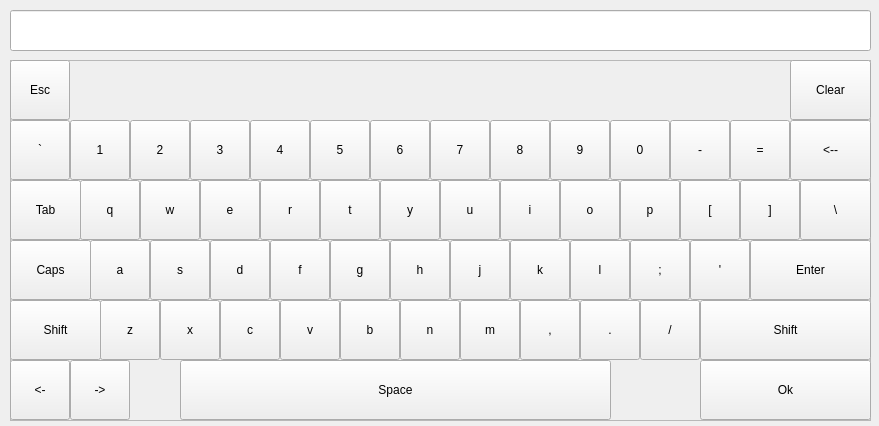
<?xml version="1.0" encoding="UTF-8"?>
<ui version="4.0">
 <class>Keyboard</class>
 <widget class="QWidget" name="Keyboard">
  <property name="geometry">
   <rect>
    <x>0</x>
    <y>0</y>
    <width>879</width>
    <height>426</height>
   </rect>
  </property>
  <property name="windowTitle">
   <string>Keyboard</string>
  </property>
  <widget class="QFrame" name="keyholder">
   <property name="geometry">
    <rect>
     <x>10</x>
     <y>60</y>
     <width>861</width>
     <height>361</height>
    </rect>
   </property>
   <property name="focusPolicy">
    <enum>Qt::NoFocus</enum>
   </property>
   <property name="statusTip">
    <string/>
   </property>
   <property name="frameShape">
    <enum>QFrame::StyledPanel</enum>
   </property>
   <property name="frameShadow">
    <enum>QFrame::Raised</enum>
   </property>
   <widget class="QPushButton" name="btn_backquote">
    <property name="geometry">
     <rect>
      <x>0</x>
      <y>60</y>
      <width>60</width>
      <height>60</height>
     </rect>
    </property>
    <property name="focusPolicy">
     <enum>Qt::NoFocus</enum>
    </property>
    <property name="statusTip">
     <string notr="true"/>
    </property>
    <property name="text">
     <string notr="true">`</string>
    </property>
    <property name="btnMode" stdset="0">
     <number>1</number>
    </property>
    <property name="btnNormal" stdset="0">
     <string notr="true">`</string>
    </property>
    <property name="btnShift" stdset="0">
     <string notr="true">~</string>
    </property>
   </widget>
   <widget class="QPushButton" name="btn_1">
    <property name="geometry">
     <rect>
      <x>60</x>
      <y>60</y>
      <width>60</width>
      <height>60</height>
     </rect>
    </property>
    <property name="focusPolicy">
     <enum>Qt::NoFocus</enum>
    </property>
    <property name="statusTip">
     <string notr="true"/>
    </property>
    <property name="text">
     <string notr="true">1</string>
    </property>
    <property name="btnMode" stdset="0">
     <number>1</number>
    </property>
    <property name="btnNormal" stdset="0">
     <string notr="true">1</string>
    </property>
    <property name="btnShift" stdset="0">
     <string notr="true">!</string>
    </property>
   </widget>
   <widget class="QPushButton" name="btn_2">
    <property name="geometry">
     <rect>
      <x>120</x>
      <y>60</y>
      <width>60</width>
      <height>60</height>
     </rect>
    </property>
    <property name="focusPolicy">
     <enum>Qt::NoFocus</enum>
    </property>
    <property name="statusTip">
     <string notr="true"/>
    </property>
    <property name="text">
     <string notr="true">2</string>
    </property>
    <property name="btnMode" stdset="0">
     <number>1</number>
    </property>
    <property name="btnNormal" stdset="0">
     <string notr="true">2</string>
    </property>
    <property name="btnShift" stdset="0">
     <string notr="true">@</string>
    </property>
   </widget>
   <widget class="QPushButton" name="btn_3">
    <property name="geometry">
     <rect>
      <x>180</x>
      <y>60</y>
      <width>60</width>
      <height>60</height>
     </rect>
    </property>
    <property name="focusPolicy">
     <enum>Qt::NoFocus</enum>
    </property>
    <property name="statusTip">
     <string notr="true"/>
    </property>
    <property name="text">
     <string notr="true">3</string>
    </property>
    <property name="btnMode" stdset="0">
     <number>1</number>
    </property>
    <property name="btnNormal" stdset="0">
     <string notr="true">3</string>
    </property>
    <property name="btnShift" stdset="0">
     <string notr="true">#</string>
    </property>
   </widget>
   <widget class="QPushButton" name="btn_4">
    <property name="geometry">
     <rect>
      <x>240</x>
      <y>60</y>
      <width>60</width>
      <height>60</height>
     </rect>
    </property>
    <property name="focusPolicy">
     <enum>Qt::NoFocus</enum>
    </property>
    <property name="statusTip">
     <string notr="true"/>
    </property>
    <property name="text">
     <string notr="true">4</string>
    </property>
    <property name="btnMode" stdset="0">
     <number>1</number>
    </property>
    <property name="btnNormal" stdset="0">
     <string notr="true">4</string>
    </property>
    <property name="btnShift" stdset="0">
     <string notr="true">$</string>
    </property>
   </widget>
   <widget class="QPushButton" name="btn_5">
    <property name="geometry">
     <rect>
      <x>300</x>
      <y>60</y>
      <width>60</width>
      <height>60</height>
     </rect>
    </property>
    <property name="focusPolicy">
     <enum>Qt::NoFocus</enum>
    </property>
    <property name="statusTip">
     <string notr="true"/>
    </property>
    <property name="text">
     <string notr="true">5</string>
    </property>
    <property name="btnMode" stdset="0">
     <number>1</number>
    </property>
    <property name="btnNormal" stdset="0">
     <string notr="true">5</string>
    </property>
    <property name="btnShift" stdset="0">
     <string notr="true">%</string>
    </property>
   </widget>
   <widget class="QPushButton" name="btn_6">
    <property name="geometry">
     <rect>
      <x>360</x>
      <y>60</y>
      <width>60</width>
      <height>60</height>
     </rect>
    </property>
    <property name="focusPolicy">
     <enum>Qt::NoFocus</enum>
    </property>
    <property name="statusTip">
     <string notr="true"/>
    </property>
    <property name="text">
     <string notr="true">6</string>
    </property>
    <property name="btnMode" stdset="0">
     <number>1</number>
    </property>
    <property name="btnNormal" stdset="0">
     <string notr="true">6</string>
    </property>
    <property name="btnShift" stdset="0">
     <string notr="true">^</string>
    </property>
   </widget>
   <widget class="QPushButton" name="btn_7">
    <property name="geometry">
     <rect>
      <x>420</x>
      <y>60</y>
      <width>60</width>
      <height>60</height>
     </rect>
    </property>
    <property name="focusPolicy">
     <enum>Qt::NoFocus</enum>
    </property>
    <property name="statusTip">
     <string notr="true"/>
    </property>
    <property name="text">
     <string notr="true">7</string>
    </property>
    <property name="btnMode" stdset="0">
     <number>1</number>
    </property>
    <property name="btnNormal" stdset="0">
     <string notr="true">7</string>
    </property>
    <property name="btnShift" stdset="0">
     <string notr="true">&amp;&amp;</string>
    </property>
   </widget>
   <widget class="QPushButton" name="btn_8">
    <property name="geometry">
     <rect>
      <x>480</x>
      <y>60</y>
      <width>60</width>
      <height>60</height>
     </rect>
    </property>
    <property name="focusPolicy">
     <enum>Qt::NoFocus</enum>
    </property>
    <property name="statusTip">
     <string notr="true"/>
    </property>
    <property name="text">
     <string notr="true">8</string>
    </property>
    <property name="btnMode" stdset="0">
     <number>1</number>
    </property>
    <property name="btnNormal" stdset="0">
     <string notr="true">8</string>
    </property>
    <property name="btnShift" stdset="0">
     <string notr="true">*</string>
    </property>
   </widget>
   <widget class="QPushButton" name="btn_9">
    <property name="geometry">
     <rect>
      <x>540</x>
      <y>60</y>
      <width>60</width>
      <height>60</height>
     </rect>
    </property>
    <property name="focusPolicy">
     <enum>Qt::NoFocus</enum>
    </property>
    <property name="statusTip">
     <string notr="true"/>
    </property>
    <property name="text">
     <string notr="true">9</string>
    </property>
    <property name="btnMode" stdset="0">
     <number>1</number>
    </property>
    <property name="btnNormal" stdset="0">
     <string notr="true">9</string>
    </property>
    <property name="btnShift" stdset="0">
     <string notr="true">(</string>
    </property>
   </widget>
   <widget class="QPushButton" name="btn_0">
    <property name="geometry">
     <rect>
      <x>600</x>
      <y>60</y>
      <width>60</width>
      <height>60</height>
     </rect>
    </property>
    <property name="focusPolicy">
     <enum>Qt::NoFocus</enum>
    </property>
    <property name="statusTip">
     <string notr="true"/>
    </property>
    <property name="text">
     <string notr="true">0</string>
    </property>
    <property name="btnMode" stdset="0">
     <number>1</number>
    </property>
    <property name="btnNormal" stdset="0">
     <string notr="true">0</string>
    </property>
    <property name="btnShift" stdset="0">
     <string notr="true">)</string>
    </property>
   </widget>
   <widget class="QPushButton" name="btn_dash">
    <property name="geometry">
     <rect>
      <x>660</x>
      <y>60</y>
      <width>60</width>
      <height>60</height>
     </rect>
    </property>
    <property name="focusPolicy">
     <enum>Qt::NoFocus</enum>
    </property>
    <property name="statusTip">
     <string notr="true"/>
    </property>
    <property name="text">
     <string notr="true">-</string>
    </property>
    <property name="btnMode" stdset="0">
     <number>1</number>
    </property>
    <property name="btnNormal" stdset="0">
     <string notr="true">-</string>
    </property>
    <property name="btnShift" stdset="0">
     <string notr="true">_</string>
    </property>
   </widget>
   <widget class="QPushButton" name="btn_equal">
    <property name="geometry">
     <rect>
      <x>720</x>
      <y>60</y>
      <width>60</width>
      <height>60</height>
     </rect>
    </property>
    <property name="focusPolicy">
     <enum>Qt::NoFocus</enum>
    </property>
    <property name="statusTip">
     <string notr="true"/>
    </property>
    <property name="text">
     <string notr="true">=</string>
    </property>
    <property name="btnMode" stdset="0">
     <number>1</number>
    </property>
    <property name="btnNormal" stdset="0">
     <string notr="true">=</string>
    </property>
    <property name="btnShift" stdset="0">
     <string notr="true">+</string>
    </property>
   </widget>
   <widget class="QPushButton" name="btn_q">
    <property name="geometry">
     <rect>
      <x>70</x>
      <y>120</y>
      <width>60</width>
      <height>60</height>
     </rect>
    </property>
    <property name="focusPolicy">
     <enum>Qt::NoFocus</enum>
    </property>
    <property name="statusTip">
     <string notr="true"/>
    </property>
    <property name="text">
     <string notr="true">q</string>
    </property>
    <property name="btnMode" stdset="0">
     <number>0</number>
    </property>
    <property name="btnNormal" stdset="0">
     <string notr="true">q</string>
    </property>
    <property name="btnShift" stdset="0">
     <string notr="true">Q</string>
    </property>
   </widget>
   <widget class="QPushButton" name="btn_w">
    <property name="geometry">
     <rect>
      <x>130</x>
      <y>120</y>
      <width>60</width>
      <height>60</height>
     </rect>
    </property>
    <property name="focusPolicy">
     <enum>Qt::NoFocus</enum>
    </property>
    <property name="statusTip">
     <string notr="true"/>
    </property>
    <property name="text">
     <string notr="true">w</string>
    </property>
    <property name="btnMode" stdset="0">
     <number>0</number>
    </property>
    <property name="btnNormal" stdset="0">
     <string notr="true">w</string>
    </property>
    <property name="btnShift" stdset="0">
     <string notr="true">W</string>
    </property>
   </widget>
   <widget class="QPushButton" name="btn_e">
    <property name="geometry">
     <rect>
      <x>190</x>
      <y>120</y>
      <width>60</width>
      <height>60</height>
     </rect>
    </property>
    <property name="focusPolicy">
     <enum>Qt::NoFocus</enum>
    </property>
    <property name="statusTip">
     <string notr="true"/>
    </property>
    <property name="text">
     <string notr="true">e</string>
    </property>
    <property name="btnMode" stdset="0">
     <number>0</number>
    </property>
    <property name="btnNormal" stdset="0">
     <string notr="true">e</string>
    </property>
    <property name="btnShift" stdset="0">
     <string notr="true">E</string>
    </property>
   </widget>
   <widget class="QPushButton" name="btn_r">
    <property name="geometry">
     <rect>
      <x>250</x>
      <y>120</y>
      <width>60</width>
      <height>60</height>
     </rect>
    </property>
    <property name="focusPolicy">
     <enum>Qt::NoFocus</enum>
    </property>
    <property name="statusTip">
     <string notr="true"/>
    </property>
    <property name="text">
     <string notr="true">r</string>
    </property>
    <property name="btnMode" stdset="0">
     <number>0</number>
    </property>
    <property name="btnNormal" stdset="0">
     <string notr="true">r</string>
    </property>
    <property name="btnShift" stdset="0">
     <string notr="true">R</string>
    </property>
   </widget>
   <widget class="QPushButton" name="btn_t">
    <property name="geometry">
     <rect>
      <x>310</x>
      <y>120</y>
      <width>60</width>
      <height>60</height>
     </rect>
    </property>
    <property name="focusPolicy">
     <enum>Qt::NoFocus</enum>
    </property>
    <property name="statusTip">
     <string notr="true"/>
    </property>
    <property name="text">
     <string notr="true">t</string>
    </property>
    <property name="btnMode" stdset="0">
     <number>0</number>
    </property>
    <property name="btnNormal" stdset="0">
     <string notr="true">t</string>
    </property>
    <property name="btnShift" stdset="0">
     <string notr="true">T</string>
    </property>
   </widget>
   <widget class="QPushButton" name="btn_y">
    <property name="geometry">
     <rect>
      <x>370</x>
      <y>120</y>
      <width>60</width>
      <height>60</height>
     </rect>
    </property>
    <property name="focusPolicy">
     <enum>Qt::NoFocus</enum>
    </property>
    <property name="statusTip">
     <string notr="true"/>
    </property>
    <property name="text">
     <string notr="true">y</string>
    </property>
    <property name="btnMode" stdset="0">
     <number>0</number>
    </property>
    <property name="btnNormal" stdset="0">
     <string notr="true">y</string>
    </property>
    <property name="btnShift" stdset="0">
     <string notr="true">Y</string>
    </property>
   </widget>
   <widget class="QPushButton" name="btn_u">
    <property name="geometry">
     <rect>
      <x>430</x>
      <y>120</y>
      <width>60</width>
      <height>60</height>
     </rect>
    </property>
    <property name="focusPolicy">
     <enum>Qt::NoFocus</enum>
    </property>
    <property name="statusTip">
     <string notr="true"/>
    </property>
    <property name="text">
     <string notr="true">u</string>
    </property>
    <property name="btnMode" stdset="0">
     <number>0</number>
    </property>
    <property name="btnNormal" stdset="0">
     <string notr="true">u</string>
    </property>
    <property name="btnShift" stdset="0">
     <string notr="true">U</string>
    </property>
   </widget>
   <widget class="QPushButton" name="btn_i">
    <property name="geometry">
     <rect>
      <x>490</x>
      <y>120</y>
      <width>60</width>
      <height>60</height>
     </rect>
    </property>
    <property name="focusPolicy">
     <enum>Qt::NoFocus</enum>
    </property>
    <property name="statusTip">
     <string notr="true"/>
    </property>
    <property name="text">
     <string notr="true">i</string>
    </property>
    <property name="btnMode" stdset="0">
     <number>0</number>
    </property>
    <property name="btnNormal" stdset="0">
     <string notr="true">i</string>
    </property>
    <property name="btnShift" stdset="0">
     <string notr="true">I</string>
    </property>
   </widget>
   <widget class="QPushButton" name="btn_o">
    <property name="geometry">
     <rect>
      <x>550</x>
      <y>120</y>
      <width>60</width>
      <height>60</height>
     </rect>
    </property>
    <property name="focusPolicy">
     <enum>Qt::NoFocus</enum>
    </property>
    <property name="statusTip">
     <string notr="true"/>
    </property>
    <property name="text">
     <string notr="true">o</string>
    </property>
    <property name="btnMode" stdset="0">
     <number>0</number>
    </property>
    <property name="btnNormal" stdset="0">
     <string notr="true">o</string>
    </property>
    <property name="btnShift" stdset="0">
     <string notr="true">O</string>
    </property>
   </widget>
   <widget class="QPushButton" name="btn_backslash">
    <property name="geometry">
     <rect>
      <x>790</x>
      <y>120</y>
      <width>71</width>
      <height>60</height>
     </rect>
    </property>
    <property name="focusPolicy">
     <enum>Qt::NoFocus</enum>
    </property>
    <property name="statusTip">
     <string notr="true"/>
    </property>
    <property name="text">
     <string notr="true">\</string>
    </property>
    <property name="btnMode" stdset="0">
     <number>1</number>
    </property>
    <property name="btnNormal" stdset="0">
     <string notr="true">\</string>
    </property>
    <property name="btnShift" stdset="0">
     <string notr="true">|</string>
    </property>
   </widget>
   <widget class="QPushButton" name="btn_p">
    <property name="geometry">
     <rect>
      <x>610</x>
      <y>120</y>
      <width>60</width>
      <height>60</height>
     </rect>
    </property>
    <property name="focusPolicy">
     <enum>Qt::NoFocus</enum>
    </property>
    <property name="statusTip">
     <string notr="true"/>
    </property>
    <property name="text">
     <string notr="true">p</string>
    </property>
    <property name="btnMode" stdset="0">
     <number>0</number>
    </property>
    <property name="btnNormal" stdset="0">
     <string notr="true">p</string>
    </property>
    <property name="btnShift" stdset="0">
     <string notr="true">P</string>
    </property>
   </widget>
   <widget class="QPushButton" name="btn_endbracket">
    <property name="geometry">
     <rect>
      <x>730</x>
      <y>120</y>
      <width>60</width>
      <height>60</height>
     </rect>
    </property>
    <property name="focusPolicy">
     <enum>Qt::NoFocus</enum>
    </property>
    <property name="statusTip">
     <string notr="true"/>
    </property>
    <property name="text">
     <string notr="true">]</string>
    </property>
    <property name="btnMode" stdset="0">
     <number>1</number>
    </property>
    <property name="btnNormal" stdset="0">
     <string notr="true">]</string>
    </property>
    <property name="btnShift" stdset="0">
     <string notr="true">}</string>
    </property>
   </widget>
   <widget class="QPushButton" name="btn_startbracket">
    <property name="geometry">
     <rect>
      <x>670</x>
      <y>120</y>
      <width>60</width>
      <height>60</height>
     </rect>
    </property>
    <property name="focusPolicy">
     <enum>Qt::NoFocus</enum>
    </property>
    <property name="statusTip">
     <string notr="true"/>
    </property>
    <property name="text">
     <string notr="true">[</string>
    </property>
    <property name="btnMode" stdset="0">
     <number>1</number>
    </property>
    <property name="btnNormal" stdset="0">
     <string notr="true">[</string>
    </property>
    <property name="btnShift" stdset="0">
     <string notr="true">{</string>
    </property>
   </widget>
   <widget class="QPushButton" name="btn_l">
    <property name="geometry">
     <rect>
      <x>560</x>
      <y>180</y>
      <width>60</width>
      <height>60</height>
     </rect>
    </property>
    <property name="focusPolicy">
     <enum>Qt::NoFocus</enum>
    </property>
    <property name="statusTip">
     <string notr="true"/>
    </property>
    <property name="text">
     <string notr="true">l</string>
    </property>
    <property name="btnMode" stdset="0">
     <number>0</number>
    </property>
    <property name="btnNormal" stdset="0">
     <string notr="true">l</string>
    </property>
    <property name="btnShift" stdset="0">
     <string notr="true">L</string>
    </property>
   </widget>
   <widget class="QPushButton" name="btn_f">
    <property name="geometry">
     <rect>
      <x>260</x>
      <y>180</y>
      <width>60</width>
      <height>60</height>
     </rect>
    </property>
    <property name="focusPolicy">
     <enum>Qt::NoFocus</enum>
    </property>
    <property name="statusTip">
     <string notr="true"/>
    </property>
    <property name="text">
     <string notr="true">f</string>
    </property>
    <property name="btnMode" stdset="0">
     <number>0</number>
    </property>
    <property name="btnNormal" stdset="0">
     <string notr="true">f</string>
    </property>
    <property name="btnShift" stdset="0">
     <string notr="true">F</string>
    </property>
   </widget>
   <widget class="QPushButton" name="btn_k">
    <property name="geometry">
     <rect>
      <x>500</x>
      <y>180</y>
      <width>60</width>
      <height>60</height>
     </rect>
    </property>
    <property name="focusPolicy">
     <enum>Qt::NoFocus</enum>
    </property>
    <property name="statusTip">
     <string notr="true"/>
    </property>
    <property name="text">
     <string notr="true">k</string>
    </property>
    <property name="btnMode" stdset="0">
     <number>0</number>
    </property>
    <property name="btnNormal" stdset="0">
     <string notr="true">k</string>
    </property>
    <property name="btnShift" stdset="0">
     <string notr="true">K</string>
    </property>
   </widget>
   <widget class="QPushButton" name="btn_d">
    <property name="geometry">
     <rect>
      <x>200</x>
      <y>180</y>
      <width>60</width>
      <height>60</height>
     </rect>
    </property>
    <property name="focusPolicy">
     <enum>Qt::NoFocus</enum>
    </property>
    <property name="statusTip">
     <string notr="true"/>
    </property>
    <property name="text">
     <string notr="true">d</string>
    </property>
    <property name="btnMode" stdset="0">
     <number>0</number>
    </property>
    <property name="btnNormal" stdset="0">
     <string notr="true">d</string>
    </property>
    <property name="btnShift" stdset="0">
     <string notr="true">D</string>
    </property>
   </widget>
   <widget class="QPushButton" name="btn_g">
    <property name="geometry">
     <rect>
      <x>320</x>
      <y>180</y>
      <width>60</width>
      <height>60</height>
     </rect>
    </property>
    <property name="focusPolicy">
     <enum>Qt::NoFocus</enum>
    </property>
    <property name="statusTip">
     <string notr="true"/>
    </property>
    <property name="text">
     <string notr="true">g</string>
    </property>
    <property name="btnMode" stdset="0">
     <number>0</number>
    </property>
    <property name="btnNormal" stdset="0">
     <string notr="true">g</string>
    </property>
    <property name="btnShift" stdset="0">
     <string notr="true">G</string>
    </property>
   </widget>
   <widget class="QPushButton" name="btn_a">
    <property name="geometry">
     <rect>
      <x>80</x>
      <y>180</y>
      <width>60</width>
      <height>60</height>
     </rect>
    </property>
    <property name="focusPolicy">
     <enum>Qt::NoFocus</enum>
    </property>
    <property name="statusTip">
     <string notr="true"/>
    </property>
    <property name="text">
     <string notr="true">a</string>
    </property>
    <property name="btnMode" stdset="0">
     <number>0</number>
    </property>
    <property name="btnNormal" stdset="0">
     <string notr="true">a</string>
    </property>
    <property name="btnShift" stdset="0">
     <string notr="true">A</string>
    </property>
   </widget>
   <widget class="QPushButton" name="btn_s">
    <property name="geometry">
     <rect>
      <x>140</x>
      <y>180</y>
      <width>60</width>
      <height>60</height>
     </rect>
    </property>
    <property name="focusPolicy">
     <enum>Qt::NoFocus</enum>
    </property>
    <property name="statusTip">
     <string notr="true"/>
    </property>
    <property name="text">
     <string notr="true">s</string>
    </property>
    <property name="btnMode" stdset="0">
     <number>0</number>
    </property>
    <property name="btnNormal" stdset="0">
     <string notr="true">s</string>
    </property>
    <property name="btnShift" stdset="0">
     <string notr="true">S</string>
    </property>
   </widget>
   <widget class="QPushButton" name="btn_h">
    <property name="geometry">
     <rect>
      <x>380</x>
      <y>180</y>
      <width>60</width>
      <height>60</height>
     </rect>
    </property>
    <property name="focusPolicy">
     <enum>Qt::NoFocus</enum>
    </property>
    <property name="statusTip">
     <string notr="true"/>
    </property>
    <property name="text">
     <string notr="true">h</string>
    </property>
    <property name="btnMode" stdset="0">
     <number>0</number>
    </property>
    <property name="btnNormal" stdset="0">
     <string notr="true">h</string>
    </property>
    <property name="btnShift" stdset="0">
     <string notr="true">H</string>
    </property>
   </widget>
   <widget class="QPushButton" name="btn_j">
    <property name="geometry">
     <rect>
      <x>440</x>
      <y>180</y>
      <width>60</width>
      <height>60</height>
     </rect>
    </property>
    <property name="focusPolicy">
     <enum>Qt::NoFocus</enum>
    </property>
    <property name="statusTip">
     <string notr="true"/>
    </property>
    <property name="text">
     <string notr="true">j</string>
    </property>
    <property name="btnMode" stdset="0">
     <number>0</number>
    </property>
    <property name="btnNormal" stdset="0">
     <string notr="true">j</string>
    </property>
    <property name="btnShift" stdset="0">
     <string notr="true">J</string>
    </property>
   </widget>
   <widget class="QPushButton" name="btn_semicolon">
    <property name="geometry">
     <rect>
      <x>620</x>
      <y>180</y>
      <width>60</width>
      <height>60</height>
     </rect>
    </property>
    <property name="focusPolicy">
     <enum>Qt::NoFocus</enum>
    </property>
    <property name="statusTip">
     <string notr="true"/>
    </property>
    <property name="text">
     <string notr="true">;</string>
    </property>
    <property name="btnMode" stdset="0">
     <number>1</number>
    </property>
    <property name="btnNormal" stdset="0">
     <string notr="true">;</string>
    </property>
    <property name="btnShift" stdset="0">
     <string notr="true">:</string>
    </property>
   </widget>
   <widget class="QPushButton" name="btn_apostrophe">
    <property name="geometry">
     <rect>
      <x>680</x>
      <y>180</y>
      <width>60</width>
      <height>60</height>
     </rect>
    </property>
    <property name="focusPolicy">
     <enum>Qt::NoFocus</enum>
    </property>
    <property name="statusTip">
     <string notr="true"/>
    </property>
    <property name="text">
     <string notr="true">'</string>
    </property>
    <property name="btnMode" stdset="0">
     <number>1</number>
    </property>
    <property name="btnNormal" stdset="0">
     <string notr="true">'</string>
    </property>
    <property name="btnShift" stdset="0">
     <string notr="true">&quot;</string>
    </property>
   </widget>
   <widget class="QPushButton" name="btn_period">
    <property name="geometry">
     <rect>
      <x>570</x>
      <y>240</y>
      <width>60</width>
      <height>60</height>
     </rect>
    </property>
    <property name="focusPolicy">
     <enum>Qt::NoFocus</enum>
    </property>
    <property name="statusTip">
     <string notr="true"/>
    </property>
    <property name="text">
     <string notr="true">.</string>
    </property>
    <property name="btnMode" stdset="0">
     <number>1</number>
    </property>
    <property name="btnNormal" stdset="0">
     <string notr="true">.</string>
    </property>
    <property name="btnShift" stdset="0">
     <string notr="true">&gt;</string>
    </property>
   </widget>
   <widget class="QPushButton" name="btn_comma">
    <property name="geometry">
     <rect>
      <x>510</x>
      <y>240</y>
      <width>60</width>
      <height>60</height>
     </rect>
    </property>
    <property name="focusPolicy">
     <enum>Qt::NoFocus</enum>
    </property>
    <property name="statusTip">
     <string notr="true"/>
    </property>
    <property name="text">
     <string notr="true">,</string>
    </property>
    <property name="btnMode" stdset="0">
     <number>1</number>
    </property>
    <property name="btnNormal" stdset="0">
     <string notr="true">,</string>
    </property>
    <property name="btnShift" stdset="0">
     <string notr="true">&lt;</string>
    </property>
   </widget>
   <widget class="QPushButton" name="btn_b">
    <property name="geometry">
     <rect>
      <x>330</x>
      <y>240</y>
      <width>60</width>
      <height>60</height>
     </rect>
    </property>
    <property name="focusPolicy">
     <enum>Qt::NoFocus</enum>
    </property>
    <property name="statusTip">
     <string notr="true"/>
    </property>
    <property name="text">
     <string notr="true">b</string>
    </property>
    <property name="btnMode" stdset="0">
     <number>0</number>
    </property>
    <property name="btnNormal" stdset="0">
     <string notr="true">b</string>
    </property>
    <property name="btnShift" stdset="0">
     <string notr="true">B</string>
    </property>
   </widget>
   <widget class="QPushButton" name="btn_slash">
    <property name="geometry">
     <rect>
      <x>630</x>
      <y>240</y>
      <width>60</width>
      <height>60</height>
     </rect>
    </property>
    <property name="focusPolicy">
     <enum>Qt::NoFocus</enum>
    </property>
    <property name="statusTip">
     <string notr="true"/>
    </property>
    <property name="text">
     <string notr="true">/</string>
    </property>
    <property name="btnMode" stdset="0">
     <number>1</number>
    </property>
    <property name="btnNormal" stdset="0">
     <string notr="true">/</string>
    </property>
    <property name="btnShift" stdset="0">
     <string notr="true">?</string>
    </property>
   </widget>
   <widget class="QPushButton" name="btn_z">
    <property name="geometry">
     <rect>
      <x>90</x>
      <y>240</y>
      <width>60</width>
      <height>60</height>
     </rect>
    </property>
    <property name="focusPolicy">
     <enum>Qt::NoFocus</enum>
    </property>
    <property name="statusTip">
     <string notr="true"/>
    </property>
    <property name="text">
     <string notr="true">z</string>
    </property>
    <property name="btnMode" stdset="0">
     <number>0</number>
    </property>
    <property name="btnNormal" stdset="0">
     <string notr="true">z</string>
    </property>
    <property name="btnShift" stdset="0">
     <string notr="true">Z</string>
    </property>
   </widget>
   <widget class="QPushButton" name="btn_n">
    <property name="geometry">
     <rect>
      <x>390</x>
      <y>240</y>
      <width>60</width>
      <height>60</height>
     </rect>
    </property>
    <property name="focusPolicy">
     <enum>Qt::NoFocus</enum>
    </property>
    <property name="statusTip">
     <string notr="true"/>
    </property>
    <property name="text">
     <string notr="true">n</string>
    </property>
    <property name="btnMode" stdset="0">
     <number>0</number>
    </property>
    <property name="btnNormal" stdset="0">
     <string notr="true">n</string>
    </property>
    <property name="btnShift" stdset="0">
     <string notr="true">N</string>
    </property>
   </widget>
   <widget class="QPushButton" name="btn_v">
    <property name="geometry">
     <rect>
      <x>270</x>
      <y>240</y>
      <width>60</width>
      <height>60</height>
     </rect>
    </property>
    <property name="focusPolicy">
     <enum>Qt::NoFocus</enum>
    </property>
    <property name="statusTip">
     <string notr="true"/>
    </property>
    <property name="text">
     <string notr="true">v</string>
    </property>
    <property name="btnMode" stdset="0">
     <number>0</number>
    </property>
    <property name="btnNormal" stdset="0">
     <string notr="true">v</string>
    </property>
    <property name="btnShift" stdset="0">
     <string notr="true">V</string>
    </property>
   </widget>
   <widget class="QPushButton" name="btn_x">
    <property name="geometry">
     <rect>
      <x>150</x>
      <y>240</y>
      <width>60</width>
      <height>60</height>
     </rect>
    </property>
    <property name="focusPolicy">
     <enum>Qt::NoFocus</enum>
    </property>
    <property name="statusTip">
     <string notr="true"/>
    </property>
    <property name="text">
     <string notr="true">x</string>
    </property>
    <property name="btnMode" stdset="0">
     <number>0</number>
    </property>
    <property name="btnNormal" stdset="0">
     <string notr="true">x</string>
    </property>
    <property name="btnShift" stdset="0">
     <string notr="true">X</string>
    </property>
   </widget>
   <widget class="QPushButton" name="btn_m">
    <property name="geometry">
     <rect>
      <x>450</x>
      <y>240</y>
      <width>60</width>
      <height>60</height>
     </rect>
    </property>
    <property name="focusPolicy">
     <enum>Qt::NoFocus</enum>
    </property>
    <property name="statusTip">
     <string notr="true"/>
    </property>
    <property name="text">
     <string notr="true">m</string>
    </property>
    <property name="btnMode" stdset="0">
     <number>0</number>
    </property>
    <property name="btnNormal" stdset="0">
     <string notr="true">m</string>
    </property>
    <property name="btnShift" stdset="0">
     <string notr="true">M</string>
    </property>
   </widget>
   <widget class="QPushButton" name="btn_c">
    <property name="geometry">
     <rect>
      <x>210</x>
      <y>240</y>
      <width>60</width>
      <height>60</height>
     </rect>
    </property>
    <property name="focusPolicy">
     <enum>Qt::NoFocus</enum>
    </property>
    <property name="statusTip">
     <string notr="true"/>
    </property>
    <property name="text">
     <string notr="true">c</string>
    </property>
    <property name="btnMode" stdset="0">
     <number>0</number>
    </property>
    <property name="btnNormal" stdset="0">
     <string notr="true">c</string>
    </property>
    <property name="btnShift" stdset="0">
     <string notr="true">C</string>
    </property>
   </widget>
   <widget class="QPushButton" name="btn_enter">
    <property name="geometry">
     <rect>
      <x>740</x>
      <y>180</y>
      <width>121</width>
      <height>60</height>
     </rect>
    </property>
    <property name="focusPolicy">
     <enum>Qt::NoFocus</enum>
    </property>
    <property name="statusTip">
     <string notr="true"/>
    </property>
    <property name="text">
     <string notr="true">Enter</string>
    </property>
    <property name="btnMode" stdset="0">
     <number>2</number>
    </property>
    <property name="btnNormal" stdset="0">
     <string notr="true">enter</string>
    </property>
    <property name="btnShift" stdset="0">
     <string notr="true"/>
    </property>
   </widget>
   <widget class="QPushButton" name="btn_backspace">
    <property name="geometry">
     <rect>
      <x>780</x>
      <y>60</y>
      <width>81</width>
      <height>60</height>
     </rect>
    </property>
    <property name="focusPolicy">
     <enum>Qt::NoFocus</enum>
    </property>
    <property name="statusTip">
     <string notr="true"/>
    </property>
    <property name="text">
     <string notr="true">&lt;--</string>
    </property>
    <property name="btnMode" stdset="0">
     <number>2</number>
    </property>
    <property name="btnNormal" stdset="0">
     <string notr="true">backspace</string>
    </property>
    <property name="btnShift" stdset="0">
     <string notr="true"/>
    </property>
   </widget>
   <widget class="QPushButton" name="btn_rshift">
    <property name="geometry">
     <rect>
      <x>690</x>
      <y>240</y>
      <width>171</width>
      <height>60</height>
     </rect>
    </property>
    <property name="focusPolicy">
     <enum>Qt::NoFocus</enum>
    </property>
    <property name="statusTip">
     <string notr="true"/>
    </property>
    <property name="text">
     <string notr="true">Shift</string>
    </property>
    <property name="btnMode" stdset="0">
     <number>2</number>
    </property>
    <property name="btnNormal" stdset="0">
     <string notr="true">shift</string>
    </property>
    <property name="btnShift" stdset="0">
     <string notr="true"/>
    </property>
   </widget>
   <widget class="QPushButton" name="btn_lshift">
    <property name="geometry">
     <rect>
      <x>0</x>
      <y>240</y>
      <width>91</width>
      <height>60</height>
     </rect>
    </property>
    <property name="focusPolicy">
     <enum>Qt::NoFocus</enum>
    </property>
    <property name="statusTip">
     <string notr="true"/>
    </property>
    <property name="text">
     <string notr="true">Shift</string>
    </property>
    <property name="btnMode" stdset="0">
     <number>2</number>
    </property>
    <property name="btnNormal" stdset="0">
     <string notr="true">shift</string>
    </property>
    <property name="btnShift" stdset="0">
     <string notr="true"/>
    </property>
   </widget>
   <widget class="QPushButton" name="btn_cabs">
    <property name="geometry">
     <rect>
      <x>0</x>
      <y>180</y>
      <width>81</width>
      <height>60</height>
     </rect>
    </property>
    <property name="focusPolicy">
     <enum>Qt::NoFocus</enum>
    </property>
    <property name="statusTip">
     <string notr="true"/>
    </property>
    <property name="text">
     <string notr="true">Caps</string>
    </property>
    <property name="btnMode" stdset="0">
     <number>2</number>
    </property>
    <property name="btnNormal" stdset="0">
     <string notr="true">caps</string>
    </property>
    <property name="btnShift" stdset="0">
     <string notr="true"/>
    </property>
   </widget>
   <widget class="QPushButton" name="btn_tab">
    <property name="geometry">
     <rect>
      <x>0</x>
      <y>120</y>
      <width>71</width>
      <height>60</height>
     </rect>
    </property>
    <property name="focusPolicy">
     <enum>Qt::NoFocus</enum>
    </property>
    <property name="statusTip">
     <string notr="true"/>
    </property>
    <property name="text">
     <string notr="true">Tab</string>
    </property>
    <property name="btnMode" stdset="0">
     <number>2</number>
    </property>
    <property name="btnNormal" stdset="0">
     <string notr="true">tab</string>
    </property>
    <property name="btnShift" stdset="0">
     <string notr="true"/>
    </property>
   </widget>
   <widget class="QPushButton" name="btn_space">
    <property name="geometry">
     <rect>
      <x>170</x>
      <y>300</y>
      <width>431</width>
      <height>60</height>
     </rect>
    </property>
    <property name="focusPolicy">
     <enum>Qt::NoFocus</enum>
    </property>
    <property name="statusTip">
     <string/>
    </property>
    <property name="text">
     <string notr="true">Space</string>
    </property>
    <property name="btnMode" stdset="0">
     <number>2</number>
    </property>
    <property name="btnNormal" stdset="0">
     <string notr="true">space</string>
    </property>
    <property name="btnShift" stdset="0">
     <string notr="true"/>
    </property>
   </widget>
   <widget class="QPushButton" name="btn_escape">
    <property name="geometry">
     <rect>
      <x>0</x>
      <y>0</y>
      <width>60</width>
      <height>60</height>
     </rect>
    </property>
    <property name="focusPolicy">
     <enum>Qt::NoFocus</enum>
    </property>
    <property name="statusTip">
     <string notr="true">1¿escape¿¿</string>
    </property>
    <property name="text">
     <string notr="true">Esc</string>
    </property>
    <property name="btnMode" stdset="0">
     <number>2</number>
    </property>
    <property name="btnNormal" stdset="0">
     <string notr="true">escape</string>
    </property>
    <property name="btnShift" stdset="0">
     <string notr="true"/>
    </property>
   </widget>
   <widget class="QPushButton" name="btn_clear">
    <property name="geometry">
     <rect>
      <x>780</x>
      <y>0</y>
      <width>81</width>
      <height>60</height>
     </rect>
    </property>
    <property name="focusPolicy">
     <enum>Qt::NoFocus</enum>
    </property>
    <property name="statusTip">
     <string notr="true"/>
    </property>
    <property name="text">
     <string notr="true">Clear</string>
    </property>
    <property name="btnMode" stdset="0">
     <number>2</number>
    </property>
    <property name="btnNormal" stdset="0">
     <string notr="true">clear</string>
    </property>
    <property name="btnShift" stdset="0">
     <string notr="true"/>
    </property>
   </widget>
   <widget class="QPushButton" name="btn_rshift_2">
    <property name="geometry">
     <rect>
      <x>690</x>
      <y>300</y>
      <width>171</width>
      <height>60</height>
     </rect>
    </property>
    <property name="focusPolicy">
     <enum>Qt::NoFocus</enum>
    </property>
    <property name="statusTip">
     <string notr="true"/>
    </property>
    <property name="text">
     <string notr="true">Ok</string>
    </property>
    <property name="btnMode" stdset="0">
     <number>2</number>
    </property>
    <property name="btnNormal" stdset="0">
     <string notr="true">ok</string>
    </property>
    <property name="btnShift" stdset="0">
     <string notr="true"/>
    </property>
   </widget>
   <widget class="QPushButton" name="btn_right">
    <property name="geometry">
     <rect>
      <x>60</x>
      <y>300</y>
      <width>60</width>
      <height>60</height>
     </rect>
    </property>
    <property name="focusPolicy">
     <enum>Qt::NoFocus</enum>
    </property>
    <property name="statusTip">
     <string notr="true"/>
    </property>
    <property name="text">
     <string notr="true">-&gt;</string>
    </property>
    <property name="btnMode" stdset="0">
     <number>2</number>
    </property>
    <property name="btnNormal" stdset="0">
     <string notr="true">right</string>
    </property>
    <property name="btnShift" stdset="0">
     <string/>
    </property>
   </widget>
   <widget class="QPushButton" name="btn_left">
    <property name="geometry">
     <rect>
      <x>0</x>
      <y>300</y>
      <width>60</width>
      <height>60</height>
     </rect>
    </property>
    <property name="focusPolicy">
     <enum>Qt::NoFocus</enum>
    </property>
    <property name="statusTip">
     <string notr="true"/>
    </property>
    <property name="text">
     <string notr="true">&lt;-</string>
    </property>
    <property name="btnMode" stdset="0">
     <number>2</number>
    </property>
    <property name="btnNormal" stdset="0">
     <string notr="true">left</string>
    </property>
    <property name="btnShift" stdset="0">
     <string/>
    </property>
   </widget>
  </widget>
  <widget class="KeyboardLineEdit" name="edValue">
   <property name="geometry">
    <rect>
     <x>10</x>
     <y>10</y>
     <width>861</width>
     <height>41</height>
    </rect>
   </property>
   <property name="font">
    <font>
     <pointsize>10</pointsize>
     <weight>75</weight>
     <bold>true</bold>
    </font>
   </property>
   <property name="focusPolicy">
    <enum>Qt::NoFocus</enum>
   </property>
  </widget>
 </widget>
 <customwidgets>
  <customwidget>
   <class>KeyboardLineEdit</class>
   <extends>QLineEdit</extends>
   <header>customedit.h</header>
  </customwidget>
 </customwidgets>
 <resources/>
 <connections/>
</ui>
